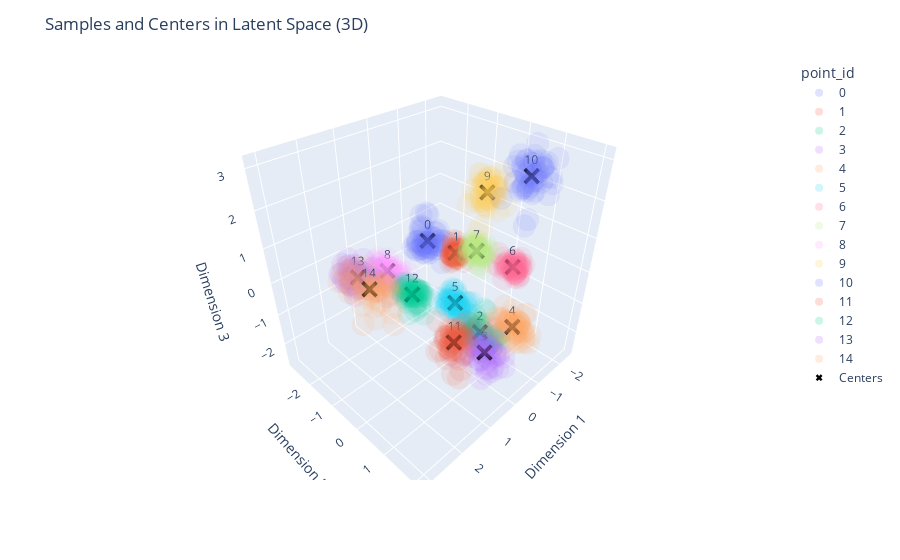

The code cell stored with this chart in its notebook:
### Code cell
plot_Z_samples_3D(samples_Z[:50,:,:])
